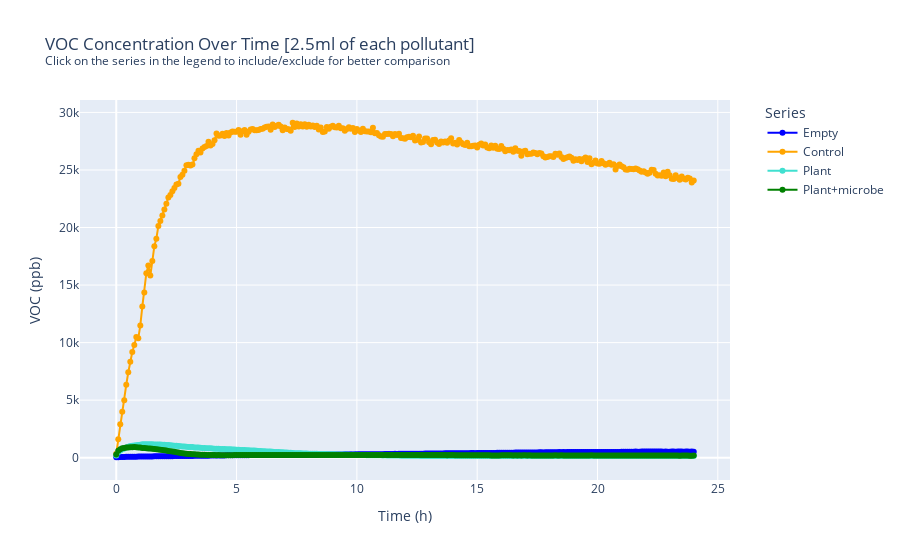

Notebook cell for this chart:
### Code cell
import plotly.graph_objects as go

# Fixed colors
colors = {
    'empty': 'blue',
    'control': 'orange',
    'plant': 'turquoise',
    'plant+microbe': 'green'
}

series_names = ['empty', 'control', 'plant', 'plant+microbe']

# Create figure
fig = go.Figure()

for col in series_names:
    fig.add_trace(go.Scatter(
        x=VOC['Time'],
        y=VOC[col],
        mode='lines+markers',
        name=col.capitalize(),
        line=dict(color=colors[col]),
        marker=dict(color=colors[col]),
        visible=True  # all visible initially
    ))

# Layout with subtitle directly below the title
fig.update_layout(
    title=dict(
        text="VOC Concentration Over Time [2.5ml of each pollutant] <br><sup>Click on the series in the legend to include/exclude for better comparison</sup>",
        x=0.05,  
        xanchor='left'
    ),
    xaxis_title='Time (h)',
    yaxis_title='VOC (ppb)',
    legend=dict(title='Series', x=1.05, y=1)
)

fig.show()
# Export interactive figure as HTML
fig.write_html("VOC_Concentration_Interactive.html", include_plotlyjs='cdn', full_html=True)

### Figure 1 — Plotly figure (JSON) as saved in the notebook; plotly's stock layout.template omitted (floating-point values rounded to 4 significant figures; data arrays with more than 128 entries replaced by an {"elided": "..."} marker saying what was removed)
{"data": [{"line": {"color": "blue"}, "marker": {"color": "blue"}, "mode": "lines+markers", "name": "Empty", "type": "scatter", "visible": true, "x": {"elided": "289 float values"}, "y": {"elided": "289 float values"}}, {"line": {"color": "orange"}, "marker": {"color": "orange"}, "mode": "lines+markers", "name": "Control", "type": "scatter", "visible": true, "x": {"elided": "289 float values"}, "y": {"elided": "289 float values"}}, {"line": {"color": "turquoise"}, "marker": {"color": "turquoise"}, "mode": "lines+markers", "name": "Plant", "type": "scatter", "visible": true, "x": {"elided": "289 float values"}, "y": {"elided": "289 float values"}}, {"line": {"color": "green"}, "marker": {"color": "green"}, "mode": "lines+markers", "name": "Plant+microbe", "type": "scatter", "visible": true, "x": {"elided": "289 float values"}, "y": {"elided": "289 float values"}}], "layout": {"legend": {"title": {"text": "Series"}, "x": 1.05, "y": 1}, "title": {"text": "VOC Concentration Over Time [2.5ml of each pollutant] <br><sup>Click on the series in the legend to include/exclude for better comparison</sup>", "x": 0.05, "xanchor": "left"}, "xaxis": {"title": {"text": "Time (h)"}}, "yaxis": {"title": {"text": "VOC (ppb)"}}}}
